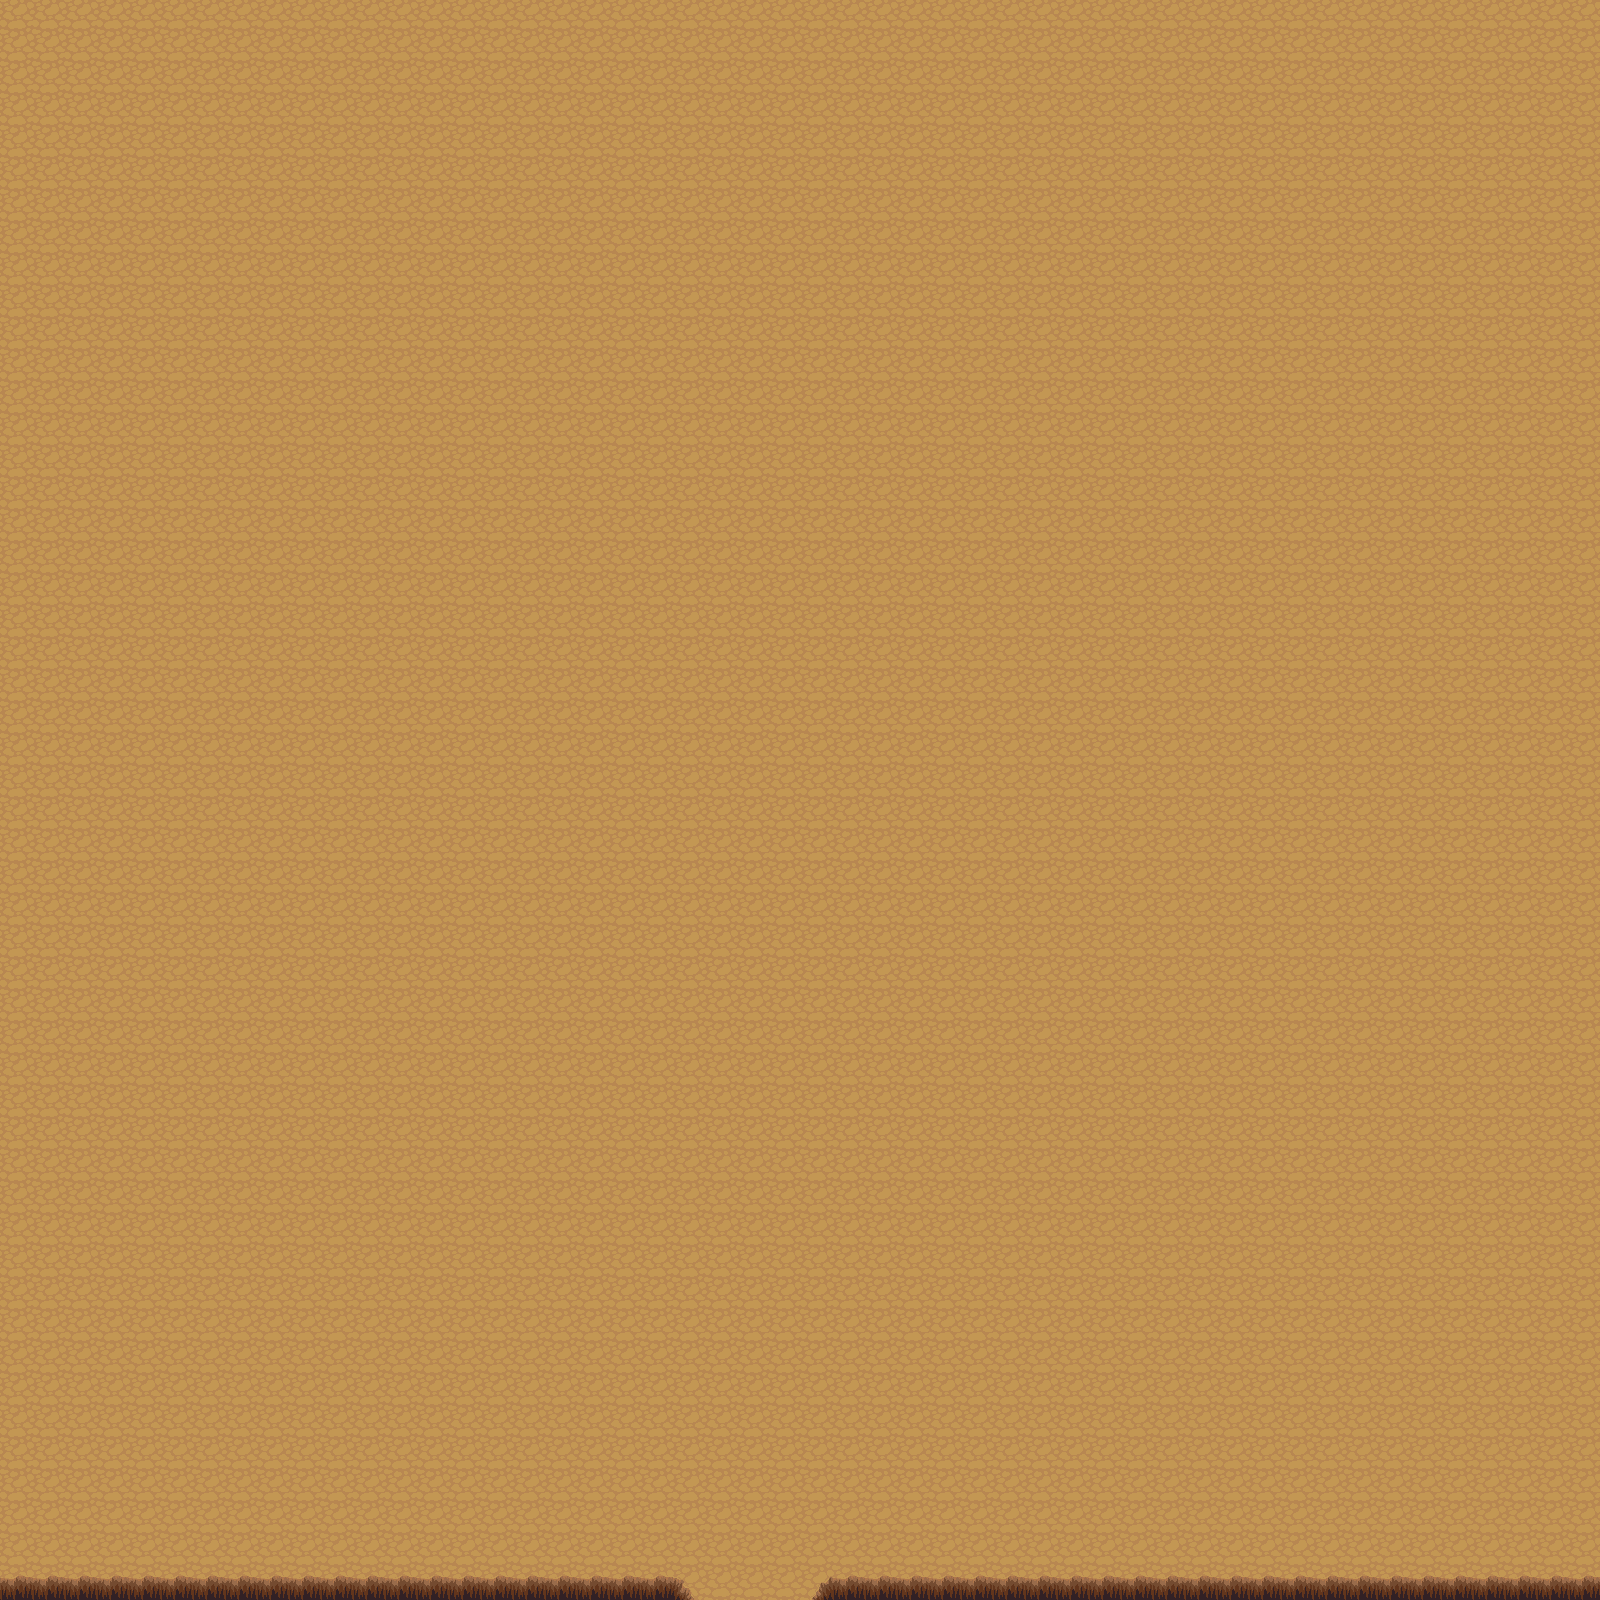

A level layout from a 2D game, rendered from its tile map. Below: a short description, then the map file with tile-grid data replaced by summaries:
An orthogonal 50x50 tile map with 32x32 px tiles, 2 tile layers (ground, walls) and 18 objects (DOOR).

<map version="1.2" tiledversion="1.2.1" orientation="orthogonal" renderorder="right-down" width="50" height="50" tilewidth="32" tileheight="32" infinite="0" nextlayerid="7" nextobjectid="22">
 <tileset firstgid="1" source="base_out_atlas.tsx" />
 <layer id="1" name="ground" width="50" height="50">
  <data>[2500 cells, 2500 non-empty, 1 distinct tile ids]</data>
 </layer>
 <layer id="2" name="walls" width="50" height="50">
  <data>[2500 cells, 47 non-empty, 3 distinct tile ids]</data>
 </layer>
 <objectgroup id="3" name="triggers">
  <object id="1" name="CAVE_ENTRANCE_INT" type="DOOR" x="678.667" y="1577.33" width="150" height="22.6667">
   <properties>
    <property name="destination_direction" value="SOUTH" />
    <property name="destination_name" value="CAVE_ENTRANCE_EXT" />
    <property name="room_name" value="BACK_TO_MAIN" />
   </properties>
  </object>
 </objectgroup>
 <objectgroup id="6" name="spawns">
  <object id="10" x="121.212" y="93.9394" width="96.9697" height="12.1212" />
  <object id="11" x="133.333" y="254.545" width="36.3636" height="12.1212" />
  <object id="12" x="1109.09" y="212.121" width="57.5758" height="6.06061" />
  <object id="13" x="796.97" y="721.212" width="48.4848" height="27.2727" />
  <object id="14" x="203.03" y="936.364" width="39.3939" height="12.1212" />
  <object id="15" x="333.333" y="1230.3" width="30.303" height="27.2727" />
  <object id="16" x="1236.36" y="1145.45" width="54.5455" height="24.2424" />
  <object id="17" x="1330.3" y="718.182" width="42.4242" height="12.1212" />
  <object id="18" x="709.091" y="263.636" width="45.4545" height="42.4242" />
  <object id="19" x="475.758" y="366.667" width="42.4242" height="12.1212" />
  <object id="20" x="245.455" y="545.455" width="54.5455" height="15.1515" />
  <object id="21" x="727.273" y="1257.58" width="78.7879" height="18.1818" />
 </objectgroup>
 <objectgroup id="4" name="obstacles">
  <object id="5" x="-44.0002" y="1578" width="722.667" height="41.3333" />
  <object id="6" x="833.333" y="1576.67" width="784" height="46.6667" />
  <object id="7" x="-54.5455" y="-36.3636" width="63.1515" height="1778.79" />
  <object id="8" x="1584.85" y="-121.212" width="78.7879" height="1781.82" />
  <object id="9" x="-104" y="-136" width="1900" height="148" />
 </objectgroup>
 <objectgroup id="5" name="characters" />
</map>
